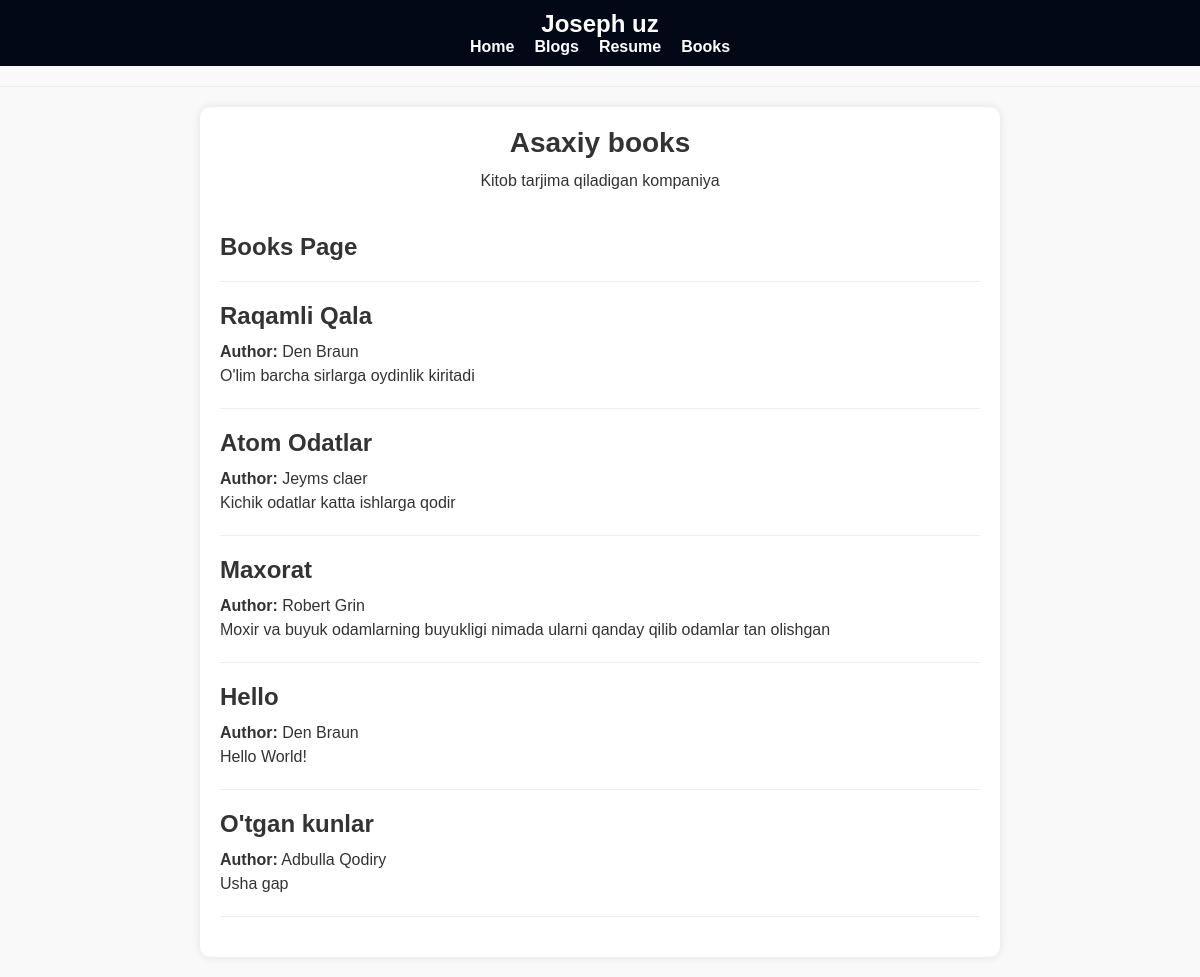
The page /books/ on the database its author committed.
### demo/models.py (models this page shows, shortened)
class CompanyInfo(models.Model):
    name = models.CharField(max_length=200)
    description = models.TextField()

class Book(models.Model):
    title = models.CharField(max_length=200)
    author = models.ForeignKey(Author, on_delete=models.CASCADE)
    summary = models.TextField()

class Author(models.Model):
    name = models.CharField(max_length=100)
    bio = models.TextField()

### demo/views.py (the view)
# urls.py: path('books/', books_page, name='books_page'),
def books_page(request):
    books = Book.objects.all()
    company_info = CompanyInfo.objects.first()  # Assuming there's only one company info record
    return render(request, 'books.html', {'books': books, 'company_info': company_info})

### templates/books.html
{% extends 'base.html' %}
{% block content %}
    <div class="company-info">
        <h2>{{ company_info.name }}</h2>
        <p>{{ company_info.description }}</p>
    </div>
    <div class="book-list-container">
        <h2>Books Page</h2>
        <hr>
        <ul class="book-list">
            {% for book in books %}
                <li class="book-item">
                    <h3>{{ book.title }}</h3>
                    <p><strong>Author:</strong> {{ book.author.name }}</p>
                    <p>{{ book.summary }}</p>
                </li>
            {% endfor %}
        </ul>
    </div>
{% endblock %}

### demo/static/styles.css (style rules this page uses)
* { margin: 0; padding: 0; box-sizing: border-box; }
body { font-family: Arial, sans-serif; background-color: #f9f9f9; color: #333; }
.company-info { text-align: center; margin-bottom: 40px; }
.company-info h2 { font-size: 28px; margin-bottom: 10px; }
.company-info p { font-size: 16px; line-height: 1.5; }
.book-list { list-style-type: none; }
.book-item { margin-bottom: 20px; padding-bottom: 20px; border-bottom: 1px solid #eee; }
.book-item h3 { font-size: 24px; margin-bottom: 10px; }
.book-item p { font-size: 16px; line-height: 1.5; }
hr { border: none; height: 1px; background-color: #eee; margin: 20px 0; }

### rows shown on the page
CompanyInfo: name "Asaxiy books", description "Kitob tarjima qiladigan kompaniya"
Book: title "Raqamli Qala", author.name "Den Braun", summary "O'lim barcha sirlarga oydinlik kiritadi"
Book: title "Atom Odatlar", author.name "Jeyms claer", summary "Kichik odatlar katta ishlarga qodir"
Book: title "Maxorat", author.name "Robert Grin", summary "Moxir va buyuk odamlarning buyukligi nimada ularni qanday qilib odamlar tan olishgan"
Book: title "Hello", author.name "Den Braun", summary "Hello World!"
Book: title "O'tgan kunlar", author.name "Adbulla Qodiry", summary "Usha gap"
